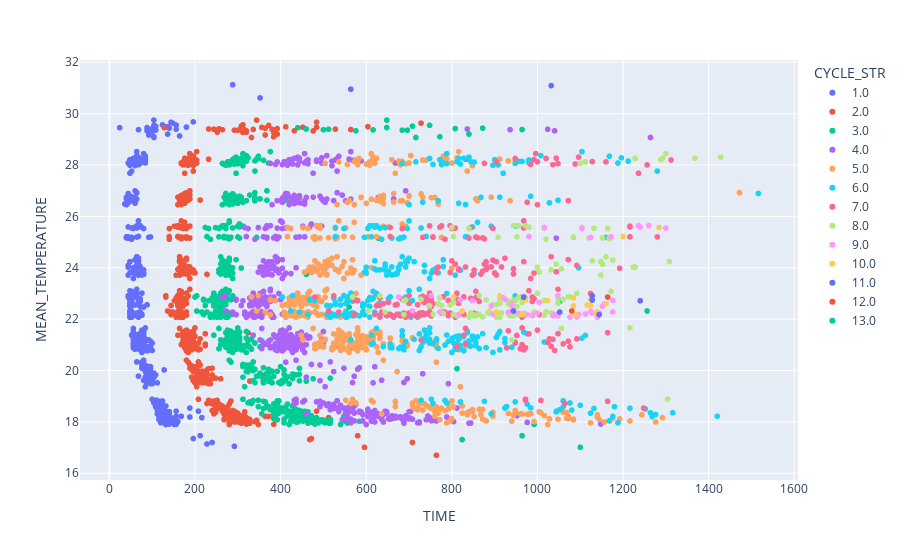

Notebook source saved alongside this figure:
### Code cell
px.scatter(troughs_row_1, x="TIME", y="MEAN_TEMPERATURE", color="CYCLE_STR",
           hover_data=["POSITION_STR", "TRACK_ID"],)

### Figure 1 — Plotly figure (JSON) as saved in the notebook; plotly's stock layout.template omitted (floating-point values rounded to 4 significant figures; data arrays with more than 128 entries replaced by an {"elided": "..."} marker saying what was removed)
{"data": [{"customdata": {"elided": "594x2 mixed values"}, "hovertemplate": "CYCLE_STR=1.0<br>TIME=%{x}<br>MEAN_TEMPERATURE=%{y}<br>POSITION_STR=%{customdata[0]}<br>TRACK_ID=%{customdata[1]}<extra></extra>", "legendgroup": "1.0", "marker": {"color": "#636efa", "symbol": "circle"}, "mode": "markers", "name": "1.0", "showlegend": true, "type": "scattergl", "x": {"elided": "594 int values"}, "xaxis": "x", "y": {"elided": "594 float values"}, "yaxis": "y"}, {"customdata": {"elided": "623x2 mixed values"}, "hovertemplate": "CYCLE_STR=2.0<br>TIME=%{x}<br>MEAN_TEMPERATURE=%{y}<br>POSITION_STR=%{customdata[0]}<br>TRACK_ID=%{customdata[1]}<extra></extra>", "legendgroup": "2.0", "marker": {"color": "#EF553B", "symbol": "circle"}, "mode": "markers", "name": "2.0", "showlegend": true, "type": "scattergl", "x": {"elided": "623 int values"}, "xaxis": "x", "y": {"elided": "623 float values"}, "yaxis": "y"}, {"customdata": {"elided": "592x2 mixed values"}, "hovertemplate": "CYCLE_STR=3.0<br>TIME=%{x}<br>MEAN_TEMPERATURE=%{y}<br>POSITION_STR=%{customdata[0]}<br>TRACK_ID=%{customdata[1]}<extra></extra>", "legendgroup": "3.0", "marker": {"color": "#00cc96", "symbol": "circle"}, "mode": "markers", "name": "3.0", "showlegend": true, "type": "scattergl", "x": {"elided": "592 int values"}, "xaxis": "x", "y": {"elided": "592 float values"}, "yaxis": "y"}, {"customdata": {"elided": "516x2 mixed values"}, "hovertemplate": "CYCLE_STR=4.0<br>TIME=%{x}<br>MEAN_TEMPERATURE=%{y}<br>POSITION_STR=%{customdata[0]}<br>TRACK_ID=%{customdata[1]}<extra></extra>", "legendgroup": "4.0", "marker": {"color": "#ab63fa", "symbol": "circle"}, "mode": "markers", "name": "4.0", "showlegend": true, "type": "scattergl", "x": {"elided": "516 int values"}, "xaxis": "x", "y": {"elided": "516 float values"}, "yaxis": "y"}, {"customdata": {"elided": "444x2 mixed values"}, "hovertemplate": "CYCLE_STR=5.0<br>TIME=%{x}<br>MEAN_TEMPERATURE=%{y}<br>POSITION_STR=%{customdata[0]}<br>TRACK_ID=%{customdata[1]}<extra></extra>", "legendgroup": "5.0", "marker": {"color": "#FFA15A", "symbol": "circle"}, "mode": "markers", "name": "5.0", "showlegend": true, "type": "scattergl", "x": {"elided": "444 int values"}, "xaxis": "x", "y": {"elided": "444 float values"}, "yaxis": "y"}, {"customdata": {"elided": "332x2 mixed values"}, "hovertemplate": "CYCLE_STR=6.0<br>TIME=%{x}<br>MEAN_TEMPERATURE=%{y}<br>POSITION_STR=%{customdata[0]}<br>TRACK_ID=%{customdata[1]}<extra></extra>", "legendgroup": "6.0", "marker": {"color": "#19d3f3", "symbol": "circle"}, "mode": "markers", "name": "6.0", "showlegend": true, "type": "scattergl", "x": {"elided": "332 int values"}, "xaxis": "x", "y": {"elided": "332 float values"}, "yaxis": "y"}, {"customdata": {"elided": "205x2 mixed values"}, "hovertemplate": "CYCLE_STR=7.0<br>TIME=%{x}<br>MEAN_TEMPERATURE=%{y}<br>POSITION_STR=%{customdata[0]}<br>TRACK_ID=%{customdata[1]}<extra></extra>", "legendgroup": "7.0", "marker": {"color": "#FF6692", "symbol": "circle"}, "mode": "markers", "name": "7.0", "showlegend": true, "type": "scattergl", "x": {"elided": "205 int values"}, "xaxis": "x", "y": {"elided": "205 float values"}, "yaxis": "y"}, {"customdata": {"elided": "123x2 mixed values"}, "hovertemplate": "CYCLE_STR=8.0<br>TIME=%{x}<br>MEAN_TEMPERATURE=%{y}<br>POSITION_STR=%{customdata[0]}<br>TRACK_ID=%{customdata[1]}<extra></extra>", "legendgroup": "8.0", "marker": {"color": "#B6E880", "symbol": "circle"}, "mode": "markers", "name": "8.0", "showlegend": true, "type": "scattergl", "x": [1304, 1216, 940, 1056, 1072, 916, 804, 756, 968, 900, 992, 896, 644, 688, 864, 932, 912, 852, 932, 940, 884, 688, 604, 1172, 940, 1016, 812, 772, 816, 948, 948, 780, 748, 844, 1060, 776, 932, 856, 768, 936, 1032, 1040, 968, 1000, 912, 912, 852, 1020, 864, 1092, 972, 872, 956, 840, 944, 904, 904, 948, 1076, 936, 1048, 944, 880, 952, 888, 1096, 728, 568, 964, 1016, 912, 1036, 904, 888, 804, 632, 956, 692, 776, 796, 1048, 944, 1152, 1056, 1224, 1032, 1228, 1148, 1000, 1176, 1160, 1044, 1308, 1128, 1004, 1148, 1020, 952, 908, 1016, 1168, 1132, 1084, 804, 1164, 840, 800, 944, 1120, 956, 972, 1168, 1104, 980, 1152, 1428, 1100, 1228, 1368, 1300, 1112, 1288, 1292], "xaxis": "x", "y": [18.88, 21.66, 21.19, 21.64, 22.87, 22.24, 22.19, 22.19, 22.89, 22.2, 22.27, 22.56, 22.28, 22.71, 22.19, 22.23, 22.61, 22.17, 22.7, 22.17, 22.24, 22.18, 22.32, 23.08, 22.49, 22.15, 22.14, 22.83, 22.13, 22.73, 22.18, 22.23, 22.51, 22.24, 22.77, 22.53, 22.59, 22.13, 22.6, 22.12, 22.24, 22.13, 22.23, 23.01, 22.77, 22.13, 22.12, 22.29, 22.92, 23.0, 22.84, 22.08, 22.84, 22.08, 22.12, 22.57, 22.08, 22.22, 22.87, 22.28, 22.81, 22.21, 22.75, 22.49, 22.24, 22.19, 22.77, 22.86, 22.65, 22.73, 22.07, 22.18, 22.18, 22.3, 22.65, 22.91, 22.18, 22.74, 22.28, 22.55, 22.62, 22.73, 24.14, 23.95, 24.02, 23.92, 24.03, 23.71, 24.02, 24.3, 24.43, 24.15, 24.24, 24.27, 23.83, 24.23, 25.11, 25.2, 25.18, 25.54, 25.12, 25.53, 25.19, 25.21, 25.53, 25.53, 25.57, 25.63, 25.16, 25.63, 25.64, 25.17, 25.56, 25.58, 25.16, 28.31, 28.06, 28.25, 28.26, 28.44, 28.12, 28.21, 28.26], "yaxis": "y"}, {"customdata": [["4", 56], ["4", 66], ["4", 82], ["4", 119], ["4", 125], ["4", 126], ["4", 145], ["4", 157], ["4", 162], ["4", 173], ["4", 185], ["4", 208], ["4", 211], ["4", 214], ["4", 220], ["4", 223], ["4", 234], ["4", 238], ["4", 263], ["4", 284], ["4", 290], ["4", 293], ["4", 362], ["4", 435], ["4", 460], ["4", 481], ["4", 492], ["4", 538], ["4", 556], ["4", 576], ["4", 585], ["4", 616], ["4", 622], ["4", 625], ["4", 631], ["4", 650], ["4", 665], ["4", 679], ["6", 35], ["6", 43], ["6", 59], ["6", 96], ["6", 103], ["6", 106], ["6", 114], ["6", 128], ["6", 137], ["6", 198]], "hovertemplate": "CYCLE_STR=9.0<br>TIME=%{x}<br>MEAN_TEMPERATURE=%{y}<br>POSITION_STR=%{customdata[0]}<br>TRACK_ID=%{customdata[1]}<extra></extra>", "legendgroup": "9.0", "marker": {"color": "#FF97FF", "symbol": "circle"}, "mode": "markers", "name": "9.0", "showlegend": true, "type": "scattergl", "x": [976, 896, 1112, 772, 848, 1040, 1040, 1144, 816, 708, 1152, 988, 920, 1036, 1176, 956, 892, 1000, 940, 1156, 1092, 940, 1048, 1048, 1092, 1076, 1140, 1176, 1128, 924, 676, 1096, 1124, 1004, 752, 820, 932, 940, 1172, 1124, 1300, 980, 1104, 1016, 1236, 1236, 1260, 1240], "xaxis": "x", "y": [22.19, 22.19, 22.2, 22.28, 22.71, 22.19, 22.17, 22.24, 22.18, 22.32, 22.49, 22.14, 22.83, 22.13, 22.73, 22.23, 22.51, 22.24, 22.53, 22.59, 22.13, 22.6, 22.12, 22.92, 22.08, 22.08, 22.08, 22.28, 22.24, 22.77, 22.86, 22.18, 22.3, 22.65, 22.91, 22.74, 22.28, 22.55, 25.2, 25.18, 25.54, 25.21, 25.53, 25.57, 25.63, 25.63, 25.64, 25.58], "yaxis": "y"}, {"customdata": [["4", 66], ["4", 119], ["4", 125], ["4", 162], ["4", 173], ["4", 211], ["4", 223], ["4", 234], ["4", 263], ["4", 293], ["4", 576], ["4", 585], ["4", 631], ["4", 650], ["4", 665], ["4", 679], ["6", 96], ["6", 106]], "hovertemplate": "CYCLE_STR=10.0<br>TIME=%{x}<br>MEAN_TEMPERATURE=%{y}<br>POSITION_STR=%{customdata[0]}<br>TRACK_ID=%{customdata[1]}<extra></extra>", "legendgroup": "10.0", "marker": {"color": "#FECB52", "symbol": "circle"}, "mode": "markers", "name": "10.0", "showlegend": true, "type": "scattergl", "x": [1088, 904, 1024, 964, 824, 1084, 1136, 1084, 1124, 1160, 1124, 804, 912, 972, 1140, 1116, 1200, 1284], "xaxis": "x", "y": [22.19, 22.28, 22.71, 22.18, 22.32, 22.83, 22.23, 22.51, 22.53, 22.6, 22.77, 22.86, 22.91, 22.74, 22.28, 22.55, 25.21, 25.57], "yaxis": "y"}, {"customdata": [["4", 119], ["4", 125], ["4", 162], ["4", 173], ["4", 585], ["4", 631], ["4", 650]], "hovertemplate": "CYCLE_STR=11.0<br>TIME=%{x}<br>MEAN_TEMPERATURE=%{y}<br>POSITION_STR=%{customdata[0]}<br>TRACK_ID=%{customdata[1]}<extra></extra>", "legendgroup": "11.0", "marker": {"color": "#636efa", "symbol": "circle"}, "mode": "markers", "name": "11.0", "showlegend": true, "type": "scattergl", "x": [1052, 1240, 1144, 944, 968, 1128, 1128], "xaxis": "x", "y": [22.28, 22.71, 22.18, 22.32, 22.86, 22.91, 22.74], "yaxis": "y"}, {"customdata": [["4", 173], ["4", 585]], "hovertemplate": "CYCLE_STR=12.0<br>TIME=%{x}<br>MEAN_TEMPERATURE=%{y}<br>POSITION_STR=%{customdata[0]}<br>TRACK_ID=%{customdata[1]}<extra></extra>", "legendgroup": "12.0", "marker": {"color": "#EF553B", "symbol": "circle"}, "mode": "markers", "name": "12.0", "showlegend": true, "type": "scattergl", "x": [1080, 1164], "xaxis": "x", "y": [22.32, 22.86], "yaxis": "y"}, {"customdata": [["4", 173]], "hovertemplate": "CYCLE_STR=13.0<br>TIME=%{x}<br>MEAN_TEMPERATURE=%{y}<br>POSITION_STR=%{customdata[0]}<br>TRACK_ID=%{customdata[1]}<extra></extra>", "legendgroup": "13.0", "marker": {"color": "#00cc96", "symbol": "circle"}, "mode": "markers", "name": "13.0", "showlegend": true, "type": "scattergl", "x": [1256], "xaxis": "x", "y": [22.32], "yaxis": "y"}], "layout": {"legend": {"title": {"text": "CYCLE_STR"}, "tracegroupgap": 0}, "margin": {"t": 60}, "xaxis": {"anchor": "y", "domain": [0, 1], "title": {"text": "TIME"}}, "yaxis": {"anchor": "x", "domain": [0, 1], "title": {"text": "MEAN_TEMPERATURE"}}}}
